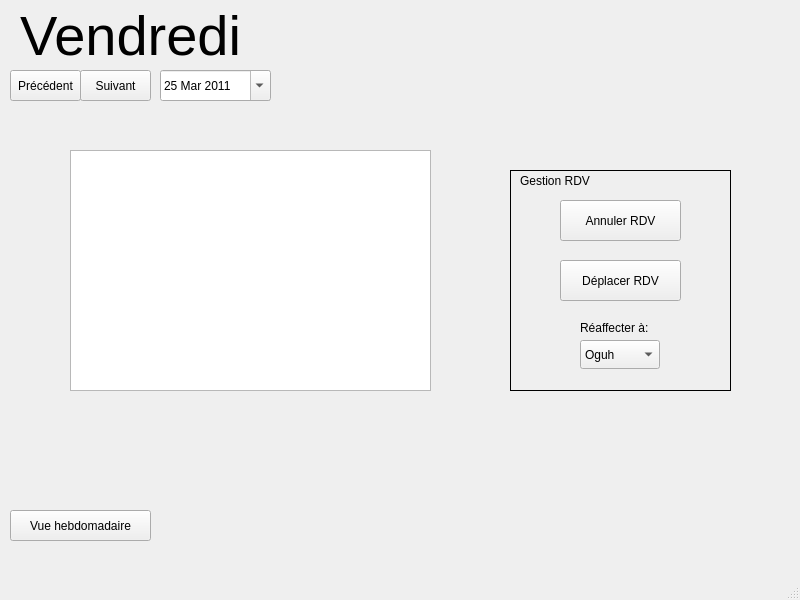
<?xml version="1.0" encoding="UTF-8"?>
<ui version="4.0">
 <class>VueQuotidienne</class>
 <widget class="QMainWindow" name="VueQuotidienne">
  <property name="geometry">
   <rect>
    <x>0</x>
    <y>0</y>
    <width>800</width>
    <height>600</height>
   </rect>
  </property>
  <property name="windowTitle">
   <string>Vue Quotidienne Agence</string>
  </property>
  <property name="animated">
   <bool>false</bool>
  </property>
  <widget class="QWidget" name="centralwidget">
   <widget class="QGraphicsView" name="graphicsView">
    <property name="geometry">
     <rect>
      <x>70</x>
      <y>150</y>
      <width>361</width>
      <height>241</height>
     </rect>
    </property>
    <property name="autoFillBackground">
     <bool>true</bool>
    </property>
   </widget>
   <widget class="QToolButton" name="toolButton">
    <property name="geometry">
     <rect>
      <x>10</x>
      <y>70</y>
      <width>71</width>
      <height>31</height>
     </rect>
    </property>
    <property name="text">
     <string>Précédent</string>
    </property>
    <property name="icon">
     <iconset>
      <normalon>../../../../../../../../../../usr/share/icons/AwOken/clear/24x24/actions/go-previous.png</normalon>
     </iconset>
    </property>
    <property name="iconSize">
     <size>
      <width>22</width>
      <height>22</height>
     </size>
    </property>
   </widget>
   <widget class="QToolButton" name="toolButton_2">
    <property name="geometry">
     <rect>
      <x>80</x>
      <y>70</y>
      <width>71</width>
      <height>31</height>
     </rect>
    </property>
    <property name="text">
     <string>Suivant</string>
    </property>
    <property name="icon">
     <iconset>
      <normalon>../../../../../../../../../../usr/share/icons/AwOken/clear/24x24/actions/go-next.png</normalon>
     </iconset>
    </property>
    <property name="iconSize">
     <size>
      <width>22</width>
      <height>22</height>
     </size>
    </property>
   </widget>
   <widget class="QToolButton" name="toolButton_3">
    <property name="geometry">
     <rect>
      <x>10</x>
      <y>510</y>
      <width>141</width>
      <height>31</height>
     </rect>
    </property>
    <property name="text">
     <string>Vue hebdomadaire</string>
    </property>
   </widget>
   <widget class="QFrame" name="frame">
    <property name="geometry">
     <rect>
      <x>510</x>
      <y>170</y>
      <width>221</width>
      <height>221</height>
     </rect>
    </property>
    <property name="frameShape">
     <enum>QFrame::Box</enum>
    </property>
    <property name="frameShadow">
     <enum>QFrame::Plain</enum>
    </property>
    <property name="lineWidth">
     <number>1</number>
    </property>
    <property name="midLineWidth">
     <number>5</number>
    </property>
    <widget class="QToolButton" name="toolButton_4">
     <property name="geometry">
      <rect>
       <x>50</x>
       <y>30</y>
       <width>121</width>
       <height>41</height>
      </rect>
     </property>
     <property name="text">
      <string>Annuler RDV</string>
     </property>
    </widget>
    <widget class="QToolButton" name="toolButton_5">
     <property name="geometry">
      <rect>
       <x>50</x>
       <y>90</y>
       <width>121</width>
       <height>41</height>
      </rect>
     </property>
     <property name="text">
      <string>Déplacer RDV</string>
     </property>
    </widget>
    <widget class="QLabel" name="label">
     <property name="geometry">
      <rect>
       <x>70</x>
       <y>150</y>
       <width>81</width>
       <height>16</height>
      </rect>
     </property>
     <property name="text">
      <string>Réaffecter à: </string>
     </property>
    </widget>
    <widget class="QComboBox" name="comboBox">
     <property name="geometry">
      <rect>
       <x>70</x>
       <y>170</y>
       <width>80</width>
       <height>29</height>
      </rect>
     </property>
     <item>
      <property name="text">
       <string>Oguh</string>
      </property>
     </item>
     <item>
      <property name="text">
       <string>Rotciv</string>
      </property>
     </item>
    </widget>
    <widget class="QLabel" name="label_2">
     <property name="geometry">
      <rect>
       <x>10</x>
       <y>0</y>
       <width>91</width>
       <height>21</height>
      </rect>
     </property>
     <property name="text">
      <string>Gestion RDV</string>
     </property>
    </widget>
   </widget>
   <widget class="QDateEdit" name="dateEdit">
    <property name="geometry">
     <rect>
      <x>160</x>
      <y>70</y>
      <width>111</width>
      <height>31</height>
     </rect>
    </property>
    <property name="date">
     <date>
      <year>2011</year>
      <month>3</month>
      <day>25</day>
     </date>
    </property>
    <property name="calendarPopup">
     <bool>true</bool>
    </property>
   </widget>
   <widget class="QLabel" name="label_3">
    <property name="geometry">
     <rect>
      <x>20</x>
      <y>10</y>
      <width>251</width>
      <height>51</height>
     </rect>
    </property>
    <property name="font">
     <font>
      <pointsize>42</pointsize>
     </font>
    </property>
    <property name="text">
     <string>Vendredi</string>
    </property>
   </widget>
  </widget>
  <widget class="QMenuBar" name="menubar">
   <property name="geometry">
    <rect>
     <x>0</x>
     <y>0</y>
     <width>800</width>
     <height>31</height>
    </rect>
   </property>
  </widget>
  <widget class="QStatusBar" name="statusbar"/>
 </widget>
 <resources/>
 <connections/>
</ui>
